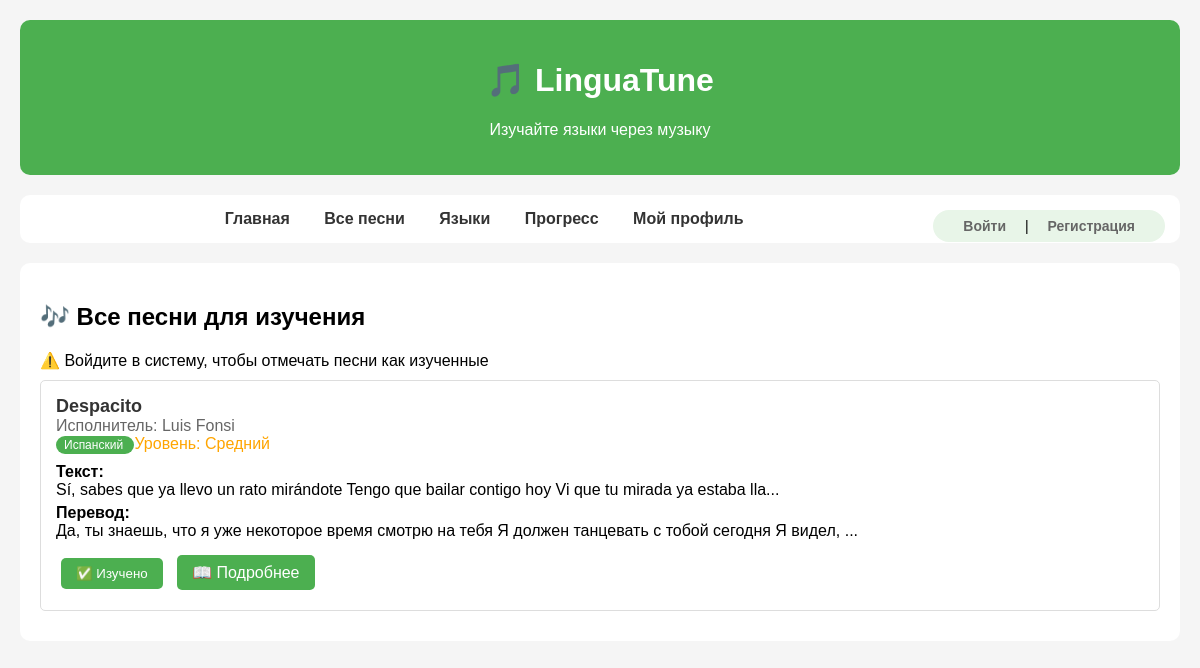
/songs/Испанский, run on the app's committed database.
### models/songs.py (models this page shows)
class SongBase(SQLModel):
    title: str
    artist: str
    language: str
    lyrics_original: str
    lyrics_translation: str
    difficulty: str
    vocabulary: List[str] = []
    duration: int

class Song(SongBase, table=True):
    id: Optional[int] = Field(default=None, primary_key=True)
    title: str = Field(index=True)
    artist: str = Field(index=True)
    language: str = Field(index=True)
    lyrics_original: str
    lyrics_translation: str
    difficulty: str = Field(default="intermediate")
    vocabulary: List[str] = Field(
        default_factory=list,
        sa_column=Column(JSON)
    )
    duration: int = Field(default=180)
    genre: Optional[str] = None
    year: Optional[int] = None
    class Config:
        arbitrary_types_allowed = True

### main.py (the view)
@app.get("/songs/{language}", response_class=HTMLResponse)
async def read_songs_by_language(
    request: Request,
    language: str,
    session: Session = Depends(get_session)
):
    global current_user
    statement = select(Song).where(Song.language == language)
    filtered_songs = session.exec(statement).all()
    learned_songs = []
    if current_user:
        user_statement = select(User).where(User.email == current_user)
        user = session.exec(user_statement).first()
        if user:
            learned_songs = user.learned_songs
    songs_with_progress = []
    for song in filtered_songs:
        song_dict = song.dict()
        song_dict["is_learned"] = song.id in learned_songs
        songs_with_progress.append(song_dict)
    return templates.TemplateResponse("songs.html", {
        "request": request,
        "songs": songs_with_progress,
        "user_email": current_user
    })

### templates/songs.html (shortened to what this page needs)
{% extends "base.html" %}
{% block content %}
<h2>🎶 Все песни для изучения</h2>
{% if not user_email %}
<div class="alert alert-warning">
    ⚠️ Войдите в систему, чтобы отмечать песни как изученные
</div>
{% endif %}
{% for song in songs %}
<div class="song-card" id="song-{{ song.id }}" {% if song.id in learned_song_ids %}style="background: #e8f5e8;"{% endif %}>
    <div class="song-title">
        {{ song.title }}
    </div>
    <div class="song-artist">Исполнитель: {{ song.artist }}</div>
    <div>
        <span class="language-badge">
            {% if song.language == 'en' %}🇬🇧 Английский
            {% elif song.language == 'es' %}🇪🇸 Испанский
            {% elif song.language == 'fr' %}🇫🇷 Французский
            {% elif song.language == 'de' %}🇩🇪 Немецкий
            {% else %}{{ song.language }}{% endif %}
        </span>
        <span class="difficulty-{{ song.difficulty }}">
            Уровень:
            {% if song.difficulty == 'beginner' %}Начальный
            {% elif song.difficulty == 'intermediate' %}Средний
            {% elif song.difficulty == 'advanced' %}Продвинутый
            {% else %}{{ song.difficulty }}{% endif %}
        </span>
    </div>
    <div style="margin-top: 10px;">
        <strong>Текст:</strong><br>
        {{ song.lyrics_original[:100] }}...
    </div>
    <div style="margin-top: 5px;">
        <strong>Перевод:</strong><br>
        {{ song.lyrics_translation[:100] }}...
    </div>
    <div style="margin-top: 10px;">
        {% if user_email %}
            {% if song.id not in learned_song_ids %}
                <button onclick="markAsLearned({{ song.id }})" class="btn">✅ Отметить изученной</button>
            {% else %}
                <button onclick="unmarkAsLearned({{ song.id }})" class="btn btn-danger">❌ Убрать отметку</button>
            {% endif %}
        {% else %}
            <button class="btn" disabled title="Войдите чтобы отмечать песни">✅ Изучено</button>
        {% endif %}
        <a href="/song/{{ song.id }}" class="btn">📖 Подробнее</a>
    </div>
</div>
{% endfor %}
{% endblock %}

### templates/base.html (style rules this page uses)
body { font-family: Arial, sans-serif; max-width: 1200px; margin: 0 auto; padding: 20px; background: #f5f5f5; }
.song-card { border: 1px solid #ddd; padding: 15px; margin: 10px 0; border-radius: 5px; }
.song-title { font-size: 18px; font-weight: bold; color: #333; }
.song-artist { color: #666; }
.language-badge { background: #4CAF50; color: white; padding: 2px 8px; border-radius: 10px; font-size: 12px; }
.difficulty-intermediate { color: orange; }
.btn { background: #4CAF50; color: white; padding: 8px 15px; border: none; border-radius: 5px; cursor: pointer; margin: 5px; text-decoration: none; display: inline-block; }

### data on the page
Song: title "Despacito", artist "Luis Fonsi", language "Испанский", difficulty "Средний", lyrics_original "Sí, sabes que ya llevo un rato mirándote Tengo que bailar contigo hoy Vi que tu mirada ya estaba lla", lyrics_translation "Да, ты знаешь, что я уже некоторое время смотрю на тебя Я должен танцевать с тобой сегодня Я видел,"
